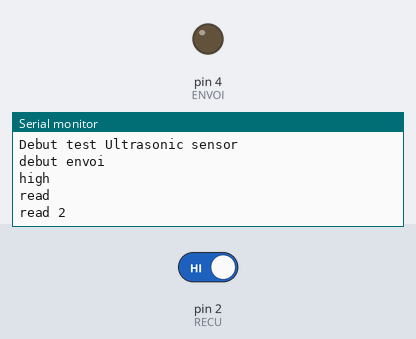
The sketch below on a simulated Arduino Uno, built with avr-gcc and run on an emulated ATmega328P. On the bench: output pins drawn as LEDs (lit = HIGH), the last lines printed to the serial monitor. Inputs (shaded band) come from the test bench; at power-on: pin 2 (RECU) HIGH.

Above: at 1.2 s.
1.3 s: pin 2 (RECU) driven LOW
At 1.7 s:
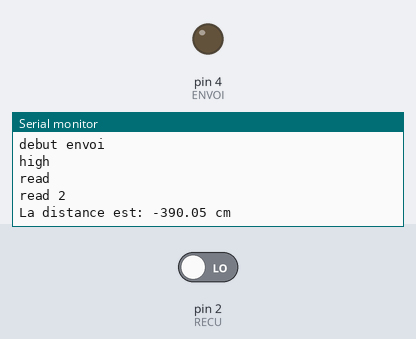
At 2.7 s:
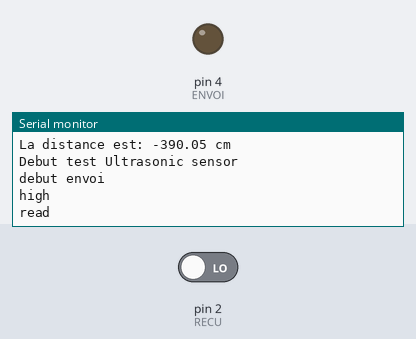

The sketch:

distHCSR.ino
```cpp
#define RECU 2
#define ENVOI 4
#define VITESSE 340.0 //m.s-1

void envoi();
int reception();
void distance(int duree);

void envoi(){
// envoi un signal haut pendant 10us
Serial.println("debut envoi");
digitalWrite(ENVOI, LOW);
digitalWrite(ENVOI, HIGH);
Serial.println("high");
delayMicroseconds(10);
digitalWrite(ENVOI, LOW);
}
int reception(){
  //scrutation de la sortie de echo(RECU)
  int t0=0;
  Serial.println("read");
  while(!digitalRead(RECU));
  Serial.println("read 2");
  t0=micros();
  while(digitalRead(RECU));
  return micros()-t0;
}

void distance(int duree){
   float distance=(VITESSE*duree/1000000.0)*100;
   Serial.print("La distance est: ");
   Serial.print(distance);
   Serial.println(" cm");
}


void setup() {
  // put your setup code here, to run once:
  Serial.begin(9600);
  pinMode(RECU,INPUT);
  pinMode(ENVOI, OUTPUT);
  digitalWrite(ENVOI, LOW);

}

void loop() {
  // put your main code here, to run repeatedly:
  Serial.println("Debut test Ultrasonic sensor");
  envoi();
  distance(reception());
    delay(500);
}
```

main.c
```cpp
/** Premier tutu git

*/

#include <stdio.h>

int main(){
	printf("Hello World\n");

	return 0;
}
```

Measured:
- after the input at 1.3 s, the serial monitor: prints a new line at once (image 1)
